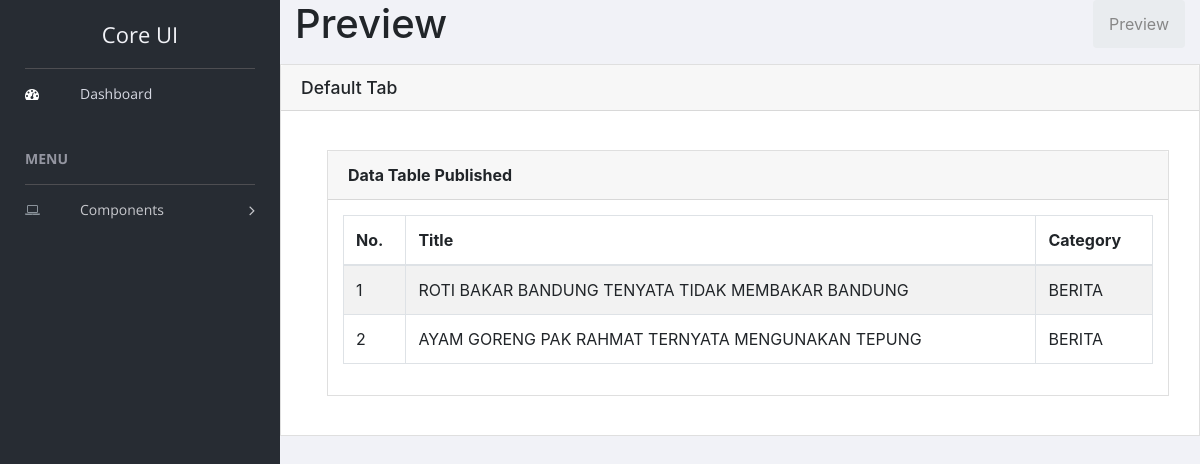
Page /index.php/preview on the committed database.
### tables this page shows
CREATE TABLE `post` (
  `id` int(11) NOT NULL,
  `Title` varchar(200) NOT NULL,
  `Content` text NOT NULL,
  `Category` varchar(100) NOT NULL,
  `Created_date` timestamp NOT NULL DEFAULT current_timestamp(),
  `Update_date` timestamp NOT NULL DEFAULT current_timestamp(),
  `Status` varchar(100) NOT NULL
);

### application/controllers/preview.php (called while the page is built, shortened)
<?php
class Preview extends CI_Controller
{
	function __construct()
		{
			$this->load->model('CRUD');
		}
		function index()
		{
			$data['judul'] = 'All Posts';
			$data['data'] = $this->CRUD->loadPost();
			$this->load->view('Templates/Header', $data);
			$this->load->view('Templates/Sidebar');
			$this->load->view('Menu/Preview');
			$this->load->view('Templates/Footer');
		}
}
?>

### index.php (called while the page is built, shortened)
<?php
require_once BASEPATH.'core/CodeIgniter.php';

### application/models/CRUD.php (called while the page is built, shortened)
<?php
    class CRUD extends CI_Model
    {
        function loadPost()
    {
        return $this->db->get('post')->result();
    }
    }

### application/views/Menu/preview.php (the view)
<div class="breadcrumbs">
    <div class="col-sm-4">
        <div class="page-header float-left">
            <div class="page-title">
                <h1>Preview</h1>
            </div>
        </div>
    </div>
    <div class="col-sm-8">
        <div class="page-header float-right">
            <div class="page-title">
                <ol class="breadcrumb text-right">
                    <li><a href="#">Preview</a></li>
                </ol>
            </div>
        </div>
    </div>
</div>
<div class="row">
    <div class="col-lg-12">
        <div class="card">
            <div class="card-header">
                <h4>Default Tab</h4>
            </div>
            <div class="card-body">
                <div class="default-tab">
                    <div class="tab-content pl-3 pt-2" id="nav-tabContent">
                        <div class="tab-pane fade show active" id="nav-home" role="tabpanel" aria-labelledby="nav-home-tab">
                            <div class="content mt-3">
                                <div class="animated fadeIn">
                                    <div class="row">
                                        <div class="col-md-12">
                                            <div class="card">
                                                <div class="card-header">
                                                    <strong class="card-title">Data Table Published</strong>
                                                </div>
                                                <div class="card-body">
                                                <table id="bootstrap-data-table-export" class="table table-striped table-bordered">
                                                        <thead>
                                                            <tr>
                                                                <th>No.</th>
                                                                <th>Title</th>
                                                                <th>Category</th>
                                                            </tr>
                                                        </thead>
                                                        <tbody>
                                                        <?php
                                                            $no = 1;
                                                            foreach($data as $row)
                                                            {
                                                                ?>
                                                                    <tr>
                                                                        <td><?php echo $no++; ?></td>
                                                                        <td><?php echo $row->Title; ?></td>
                                                                        <td><?php echo $row->Category; ?></td>
                                                                    </tr>
                                                                <?php
                                                            }
                                                        ?>
                                                        </tbody>
                                                    </table>
                                                </div>
                                            </div>
                                        </div>
                                    </div>
                                </div>
                            </div>
                        </div>
                    </div>
                </div>
            </div>
        </div>
    </div>
</div>

### rows in the picture
post: Title "ROTI BAKAR BANDUNG TENYATA TIDAK MEMBAKAR BANDUNG", Category "BERITA"
post: Title "AYAM GORENG PAK RAHMAT TERNYATA MENGUNAKAN TEPUNG", Category "BERITA"
